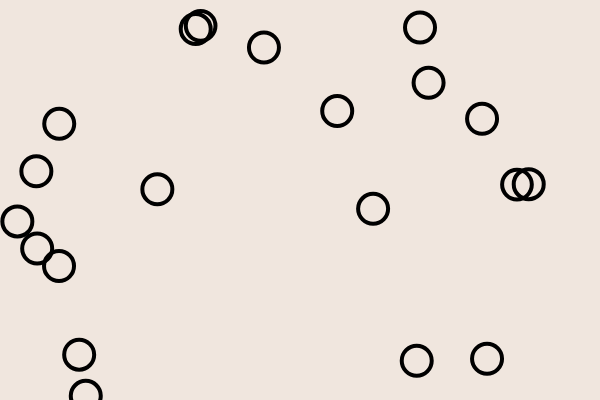
Frame 1 (no input)
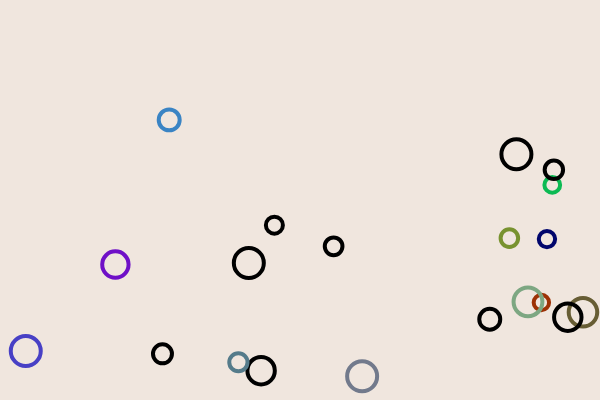
Frame 60 (no input)
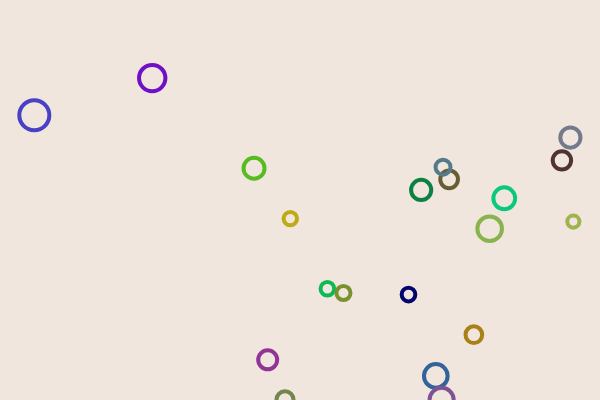
Frame 120 (the mouse pressed at the canvas centre since frame 60)

The p5.js sketch that drew these frames (run headless with seeded random() and noise() and a simulated clock; from frame 60 on, the mouse is pressed at the canvas centre):

// p5.js sketch
// ── sketch.js
let size = 20;
let divisor = 1.01
let balls = new Array(size);
function setup(){
    createCanvas(600, 400);
    for(let i = 0; i < balls.length; i++){
        balls[i] = new Ball();
    }
}
function draw(){
    background(240,230, 222);
    for(let i = 0; i < balls.length; i++){
        balls[i].show();
        balls[i].move();
        balls[i].bounce();
        for(let j = 0; j < balls.length; j++){
            if(i != j && balls[i].intersect(balls[j])){
                balls[i].rad /= divisor;
                balls[j].rad /= divisor;
            }
        }

    }
}
// ── ball.js
class Ball {
  constructor() {
    this.x = random(0, width);
    this.y = random(0, height);
    this.xspeed = random(5);
    this.yspeed = random(5);
    this.rad = 15;
    this.r = 0;
    this.b = 0;
    this.g = 0;
  }
  changeColour() {
    this.r = random(0, 200);
    this.b = random(0, 200);
    this.g = random(0, 200);
  }
  move() {
    this.x += this.xspeed;
    this.y += this.yspeed;
  }
  show() {
    stroke(this.r, this.g, this.b);
    strokeWeight(4);
    noFill();
    ellipse(this.x, this.y, this.rad * 2, this.rad * 2);
  }
  bounce() {
    if (this.x >= width || this.x <= 0) {
      this.xspeed = -this.xspeed;
      this.changeColour();
    }
    if (this.y >= height || this.y <= 0) {
      this.yspeed = -this.yspeed;
      this.changeColour();
    }
  }
  intersect(other) {
    let d = dist(this.x, this.y, other.x, other.y);
    if (d < this.rad + other.rad) {
      return true;
    } else {return false;}
  }
  collide(){
      this.xspeed *= -1;
      this.yspeed *= -1;
  }
}
